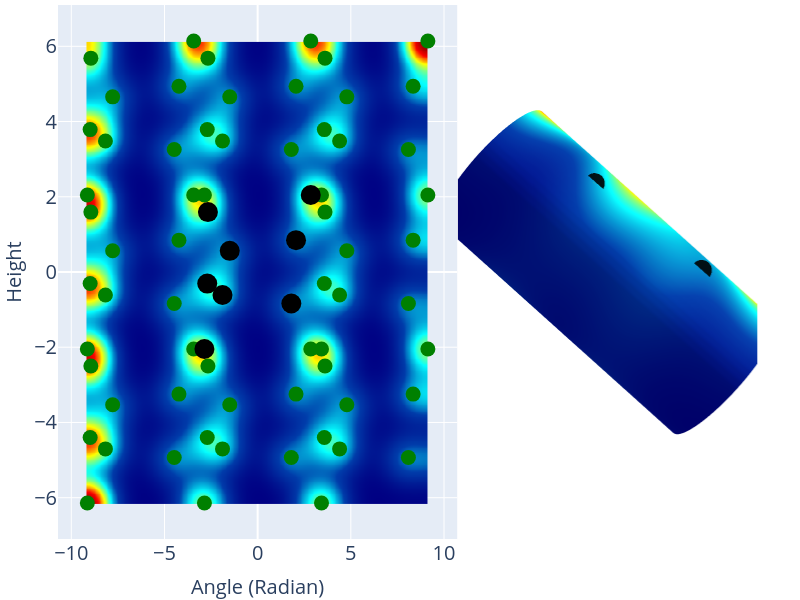

Notebook code cell kept with this figure:
### Markdown cell above
## Cylindrical Heatmap

### Code cell
from plotly.subplots import make_subplots   
intensity_type='heatmap_cyl' 
key = model_name[intensity_type][0] 
inten_mesh3d=mesh3d[f'{intensity_type}_{key}']['mesh']  
inten_name=  mesh3d[f'{intensity_type}_{key}']['name']  
specs=       mesh3d[f'{intensity_type}_{key}']['spec']  
ffsize=20
hb = 1/3  # Ratio for 2D plots
hbb = 1/2  # Ratio for 3D plots

fig = make_subplots(
    rows=1, cols=len(inten_mesh3d  ),
    horizontal_spacing=0.001,   
    specs=[specs ], 
    shared_yaxes=False,
    column_widths=[2, 1.5,0],   #
)
 
num_plots = len(inten_mesh3d)
print('nammmm',num_plots)
 
fig.update_layout(
    xaxis1=dict(
        title=dict(
            text="Angle (Radian)",
            font=dict(size=20)
        ),
        # range=[-3.143, 3.143],
        tickfont=dict(size=20),
        showticklabels=True,
    ),
    yaxis1=dict(
        title=dict(
            text="Height",
            font=dict(size=20),
        ),
        # range=[-5, 5],
        tickfont=dict(size=20),
        showticklabels=True,
    ), 
    xaxis2=dict(
        title=dict(
            text="Iterations 3",
            font=dict(size=20)
        ),
        range=[-3, 3],
        tickfont=dict(size=20)
    ),
    yaxis2=dict(
        title=dict(
            text="Iterations",
            font=dict(size=20)
        ),
        range=[-2, 2],
        tickfont=dict(size=20)
    )
) 
fig.update_layout(
    **{f"scene{i+1}":scne_tall for i in range(2)}
) 
for jj in range(2 ):  
    for col, mesh in enumerate(inten_mesh3d[jj]): 
        
        fig.add_trace(mesh , row=1, col= jj+ 1)  # 
        colorbar_xpos = (col + 0.5) / num_plots   

 
fig.update_layout(margin=dict(l=52, r=42, t=5, b=55),
                #   width=1200,
                #   height=700,
                  width=800,
                  height=600,

    showlegend=False,
                  )  
fig.update_layout(
            scene=dict(
                aspectmode="data"  ,
            )
        ) 

fig.show()

### Figure 1 — Plotly figure (JSON) as saved in the notebook; plotly's stock layout.template omitted (floating-point values rounded to 4 significant figures; data arrays with more than 128 entries replaced by an {"elided": "..."} marker saying what was removed)
{"data": [{"colorscale": [[0, "rgb(0,0,131)"], [0.2, "rgb(0,60,170)"], [0.4, "rgb(5,255,255)"], [0.6, "rgb(255,255,0)"], [0.8, "rgb(250,0,0)"], [1, "rgb(128,0,0)"]], "opacity": 1, "showscale": false, "type": "heatmap", "x": {"elided": "200 float values"}, "xaxis": "x", "y": {"elided": "270 float values"}, "yaxis": "y", "z": {"elided": "270x200 float values"}, "zmax": 0.005922, "zmin": 5.071e-05, "zsmooth": "best"}, {"marker": {"color": "green", "size": 15}, "mode": "markers", "name": "Replicas Points", "type": "scatter", "x": [-2.857, 1.807, -2.668, -1.885, 2.851, -2.705, 2.06, -1.498, -9.14, -4.476, -8.951, -8.168, -3.432, -8.989, -4.223, -7.781, -9.14, -4.476, -8.951, -8.168, -3.432, -8.989, -4.223, -7.781, -9.14, -4.476, -8.951, -8.168, -3.432, -8.989, -4.223, -7.781, -2.857, 1.807, -2.668, -1.885, 2.851, -2.705, 2.06, -1.498, -2.857, 1.807, -2.668, -1.885, 2.851, -2.705, 2.06, -1.498, 3.427, 8.09, 3.615, 4.398, 9.134, 3.578, 8.343, 4.785, 3.427, 8.09, 3.615, 4.398, 9.134, 3.578, 8.343, 4.785, 3.427, 8.09, 3.615, 4.398, 9.134, 3.578, 8.343, 4.785], "xaxis": "x", "y": [-2.046, -0.837, 1.593, -0.6104, 2.046, -0.3074, 0.8469, 0.5632, -6.139, -4.93, -2.5, -4.703, -2.046, -4.4, -3.246, -3.529, -2.046, -0.837, 1.593, -0.6104, 2.046, -0.3074, 0.8469, 0.5632, 2.046, 3.255, 5.685, 3.482, 6.139, 3.785, 4.939, 4.656, -6.139, -4.93, -2.5, -4.703, -2.046, -4.4, -3.246, -3.529, 2.046, 3.255, 5.685, 3.482, 6.139, 3.785, 4.939, 4.656, -6.139, -4.93, -2.5, -4.703, -2.046, -4.4, -3.246, -3.529, -2.046, -0.837, 1.593, -0.6104, 2.046, -0.3074, 0.8469, 0.5632, 2.046, 3.255, 5.685, 3.482, 6.139, 3.785, 4.939, 4.656], "yaxis": "y"}, {"marker": {"color": "black", "size": 20}, "mode": "markers", "name": "Original Points", "type": "scatter", "x": [-2.857, 1.807, -2.668, -1.885, 2.851, -2.705, 2.06, -1.498], "xaxis": "x", "y": [-2.046, -0.837, 1.593, -0.6104, 2.046, -0.3074, 0.8469, 0.5632], "yaxis": "y"}, {"cmax": 0.005922, "cmin": 5.071e-05, "colorscale": [[0, "rgb(0,0,131)"], [0.2, "rgb(0,60,170)"], [0.4, "rgb(5,255,255)"], [0.6, "rgb(255,255,0)"], [0.8, "rgb(250,0,0)"], [1, "rgb(128,0,0)"]], "opacity": 1, "scene": "scene", "showscale": false, "surfacecolor": {"elided": "270x200 float values"}, "type": "surface", "x": {"elided": "91x69 float values"}, "y": {"elided": "91x69 float values"}, "z": {"elided": "91x69 float values"}}, {"marker": {"color": "black", "opacity": 0.9, "size": 12}, "mode": "markers", "name": "spine neck proj.", "scene": "scene", "showlegend": true, "type": "scatter3d", "x": [7.578, 8.11, 6.773, 7.989, 6.795, 7.218, 7.56, 7.928], "y": [4.266, 6.045, 7.032, 5.114, 8.053, 5.531, 7.356, 6.096], "z": [7.433, 7.597, 5.183, 5.847, 5.852, 6.263, 6.683, 5.164]}, {"line": {"color": "yellow", "dash": "dash", "width": 10}, "mode": "lines", "scene": "scene", "showlegend": false, "type": "scatter3d", "x": [8.537, 7.578], "y": [4.547, 4.266], "z": [7.409, 7.433]}, {"line": {"color": "yellow", "dash": "dash", "width": 10}, "mode": "lines", "scene": "scene", "showlegend": false, "type": "scatter3d", "x": [8.236, 8.11], "y": [5.519, 6.045], "z": [6.756, 7.597]}, {"line": {"color": "yellow", "dash": "dash", "width": 10}, "mode": "lines", "scene": "scene", "showlegend": false, "type": "scatter3d", "x": [7.632, 6.773], "y": [7.472, 7.032], "z": [5.443, 5.183]}, {"line": {"color": "yellow", "dash": "dash", "width": 10}, "mode": "lines", "scene": "scene", "showlegend": false, "type": "scatter3d", "x": [8.18, 7.989], "y": [5.701, 5.114], "z": [6.633, 5.847]}, {"line": {"color": "yellow", "dash": "dash", "width": 10}, "mode": "lines", "scene": "scene", "showlegend": false, "type": "scatter3d", "x": [7.519, 6.795], "y": [7.837, 8.053], "z": [5.197, 5.852]}, {"line": {"color": "yellow", "dash": "dash", "width": 10}, "mode": "lines", "scene": "scene", "showlegend": false, "type": "scatter3d", "x": [8.104, 7.218], "y": [5.945, 5.531], "z": [6.469, 6.263]}, {"line": {"color": "yellow", "dash": "dash", "width": 10}, "mode": "lines", "scene": "scene", "showlegend": false, "type": "scatter3d", "x": [7.817, 7.56], "y": [6.873, 7.356], "z": [5.846, 6.683]}, {"line": {"color": "yellow", "dash": "dash", "width": 10}, "mode": "lines", "scene": "scene", "showlegend": false, "type": "scatter3d", "x": [7.888, 7.928], "y": [6.645, 6.096], "z": [5.999, 5.164]}, {"marker": {"color": "black", "opacity": 0.8, "size": 5}, "mode": "markers", "name": "neck org.", "scene": "scene", "showlegend": true, "type": "scatter3d", "x": [8.52, 7.931, 7.319, 7.84, 7.478, 7.636, 7.41, 7.591], "y": [4.542, 5.675, 7.419, 5.539, 7.849, 5.878, 7.147, 6.558], "z": [7.41, 7.115, 5.507, 6.549, 5.235, 6.594, 6.458, 6.005]}, {"marker": {"color": "black", "opacity": 0.99, "size": 5, "symbol": "x"}, "mode": "markers", "name": "neck proj.", "scene": "scene", "showlegend": true, "type": "scatter3d", "x": [8.52, 8.2, 7.465, 8.127, 7.478, 7.946, 7.688, 7.897], "y": [4.542, 5.672, 7.387, 5.537, 7.849, 5.871, 7.115, 6.523], "z": [7.41, 6.999, 5.392, 6.414, 5.235, 6.433, 6.265, 5.813]}, {"marker": {"color": "black", "opacity": 0.99, "size": 5, "symbol": "square"}, "mode": "markers", "name": "neck proj. proj.", "scene": "scene", "showlegend": true, "type": "scatter3d", "x": [8.537, 8.236, 7.632, 8.18, 7.519, 8.104, 7.817, 7.888], "y": [4.547, 5.519, 7.472, 5.701, 7.837, 5.945, 6.873, 6.645], "z": [7.409, 6.756, 5.443, 6.633, 5.197, 6.469, 5.846, 5.999]}, {"marker": {"color": "blue", "opacity": 0.8, "size": 5}, "mode": "markers", "name": "shaft org.", "scene": "scene", "showlegend": true, "type": "scatter3d", "x": [8.535, 7.962, 7.492, 7.899, 7.527, 7.794, 7.542, 7.585], "y": [4.555, 5.54, 7.483, 5.685, 7.811, 5.953, 6.894, 6.668], "z": [7.404, 6.86, 5.571, 6.78, 5.214, 6.63, 6.045, 6.198]}, {"marker": {"color": "blue", "opacity": 0.99, "size": 5, "symbol": "x"}, "mode": "markers", "name": "shaft proj.", "scene": "scene", "showlegend": true, "type": "scatter3d", "x": [8.535, 8.231, 7.638, 8.185, 7.527, 8.104, 7.821, 7.892], "y": [4.555, 5.537, 7.451, 5.684, 7.811, 5.946, 6.862, 6.633], "z": [7.404, 6.744, 5.456, 6.645, 5.214, 6.469, 5.853, 6.007]}, {"line": {"color": "black", "dash": "dash", "width": 5}, "mode": "lines", "scene": "scene", "showlegend": false, "type": "scatter3d", "x": [8.52, 8.52], "y": [4.542, 4.542], "z": [7.41, 7.41]}, {"line": {"color": "black", "dash": "dash", "width": 5}, "mode": "lines", "scene": "scene", "showlegend": false, "type": "scatter3d", "x": [7.931, 8.2], "y": [5.675, 5.672], "z": [7.115, 6.999]}, {"line": {"color": "black", "dash": "dash", "width": 5}, "mode": "lines", "scene": "scene", "showlegend": false, "type": "scatter3d", "x": [7.319, 7.465], "y": [7.419, 7.387], "z": [5.507, 5.392]}, {"line": {"color": "black", "dash": "dash", "width": 5}, "mode": "lines", "scene": "scene", "showlegend": false, "type": "scatter3d", "x": [7.84, 8.127], "y": [5.539, 5.537], "z": [6.549, 6.414]}, {"line": {"color": "black", "dash": "dash", "width": 5}, "mode": "lines", "scene": "scene", "showlegend": false, "type": "scatter3d", "x": [7.478, 7.478], "y": [7.849, 7.849], "z": [5.235, 5.235]}, {"line": {"color": "black", "dash": "dash", "width": 5}, "mode": "lines", "scene": "scene", "showlegend": false, "type": "scatter3d", "x": [7.636, 7.946], "y": [5.878, 5.871], "z": [6.594, 6.433]}, {"line": {"color": "black", "dash": "dash", "width": 5}, "mode": "lines", "scene": "scene", "showlegend": false, "type": "scatter3d", "x": [7.41, 7.688], "y": [7.147, 7.115], "z": [6.458, 6.265]}, {"line": {"color": "black", "dash": "dash", "width": 5}, "mode": "lines", "scene": "scene", "showlegend": false, "type": "scatter3d", "x": [7.591, 7.897], "y": [6.558, 6.523], "z": [6.005, 5.813]}, {"line": {"color": "blue", "dash": "dash", "width": 5}, "mode": "lines", "scene": "scene", "showlegend": false, "type": "scatter3d", "x": [8.535, 8.535], "y": [4.555, 4.555], "z": [7.404, 7.404]}, {"line": {"color": "blue", "dash": "dash", "width": 5}, "mode": "lines", "scene": "scene", "showlegend": false, "type": "scatter3d", "x": [7.962, 8.231], "y": [5.54, 5.537], "z": [6.86, 6.744]}, {"line": {"color": "blue", "dash": "dash", "width": 5}, "mode": "lines", "scene": "scene", "showlegend": false, "type": "scatter3d", "x": [7.492, 7.638], "y": [7.483, 7.451], "z": [5.571, 5.456]}, {"line": {"color": "blue", "dash": "dash", "width": 5}, "mode": "lines", "scene": "scene", "showlegend": false, "type": "scatter3d", "x": [7.899, 8.185], "y": [5.685, 5.684], "z": [6.78, 6.645]}, {"line": {"color": "blue", "dash": "dash", "width": 5}, "mode": "lines", "scene": "scene", "showlegend": false, "type": "scatter3d", "x": [7.527, 7.527], "y": [7.811, 7.811], "z": [5.214, 5.214]}, {"line": {"color": "blue", "dash": "dash", "width": 5}, "mode": "lines", "scene": "scene", "showlegend": false, "type": "scatter3d", "x": [7.794, 8.104], "y": [5.953, 5.946], "z": [6.63, 6.469]}, {"line": {"color": "blue", "dash": "dash", "width": 5}, "mode": "lines", "scene": "scene", "showlegend": false, "type": "scatter3d", "x": [7.542, 7.821], "y": [6.894, 6.862], "z": [6.045, 5.853]}, {"line": {"color": "blue", "dash": "dash", "width": 5}, "mode": "lines", "scene": "scene", "showlegend": false, "type": "scatter3d", "x": [7.585, 7.892], "y": [6.668, 6.633], "z": [6.198, 6.007]}, {"marker": {"color": "purple", "opacity": 0.7, "size": 5}, "mode": "markers", "name": "central axis", "scene": "scene", "showlegend": true, "type": "scatter3d", "x": [8.535, 8.524, 8.514, 8.504, 8.494, 8.484, 8.474, 8.463, 8.453, 8.443, 8.433, 8.423, 8.412, 8.402, 8.392, 8.382, 8.372, 8.362, 8.351, 8.341, 8.331, 8.321, 8.311, 8.3, 8.29, 8.28, 8.27, 8.26, 8.25, 8.239, 8.229, 8.219, 8.209, 8.199, 8.189, 8.178, 8.168, 8.158, 8.148, 8.138, 8.127, 8.117, 8.107, 8.097, 8.087, 8.077, 8.066, 8.056, 8.046, 8.036, 8.026, 8.016, 8.005, 7.995, 7.985, 7.975, 7.965, 7.954, 7.944, 7.934, 7.924, 7.914, 7.904, 7.893, 7.883, 7.873, 7.863, 7.853, 7.842, 7.832, 7.822, 7.812, 7.802, 7.792, 7.781, 7.771, 7.761, 7.751, 7.741, 7.731, 7.72, 7.71, 7.7, 7.69, 7.68, 7.669, 7.659, 7.649, 7.639, 7.629, 7.619, 7.608, 7.598, 7.588, 7.578, 7.568, 7.558, 7.547, 7.537, 7.527], "y": [4.555, 4.588, 4.62, 4.653, 4.686, 4.719, 4.752, 4.785, 4.818, 4.851, 4.884, 4.917, 4.949, 4.982, 5.015, 5.048, 5.081, 5.114, 5.147, 5.18, 5.213, 5.245, 5.278, 5.311, 5.344, 5.377, 5.41, 5.443, 5.476, 5.509, 5.542, 5.574, 5.607, 5.64, 5.673, 5.706, 5.739, 5.772, 5.805, 5.838, 5.871, 5.903, 5.936, 5.969, 6.002, 6.035, 6.068, 6.101, 6.134, 6.167, 6.199, 6.232, 6.265, 6.298, 6.331, 6.364, 6.397, 6.43, 6.463, 6.496, 6.528, 6.561, 6.594, 6.627, 6.66, 6.693, 6.726, 6.759, 6.792, 6.825, 6.857, 6.89, 6.923, 6.956, 6.989, 7.022, 7.055, 7.088, 7.121, 7.153, 7.186, 7.219, 7.252, 7.285, 7.318, 7.351, 7.384, 7.417, 7.45, 7.482, 7.515, 7.548, 7.581, 7.614, 7.647, 7.68, 7.713, 7.746, 7.779, 7.811], "z": [7.404, 7.382, 7.36, 7.338, 7.316, 7.294, 7.271, 7.249, 7.227, 7.205, 7.183, 7.161, 7.139, 7.117, 7.094, 7.072, 7.05, 7.028, 7.006, 6.984, 6.962, 6.94, 6.918, 6.895, 6.873, 6.851, 6.829, 6.807, 6.785, 6.763, 6.741, 6.718, 6.696, 6.674, 6.652, 6.63, 6.608, 6.586, 6.564, 6.542, 6.519, 6.497, 6.475, 6.453, 6.431, 6.409, 6.387, 6.365, 6.342, 6.32, 6.298, 6.276, 6.254, 6.232, 6.21, 6.188, 6.166, 6.143, 6.121, 6.099, 6.077, 6.055, 6.033, 6.011, 5.989, 5.966, 5.944, 5.922, 5.9, 5.878, 5.856, 5.834, 5.812, 5.789, 5.767, 5.745, 5.723, 5.701, 5.679, 5.657, 5.635, 5.613, 5.59, 5.568, 5.546, 5.524, 5.502, 5.48, 5.458, 5.436, 5.413, 5.391, 5.369, 5.347, 5.325, 5.303, 5.281, 5.259, 5.237, 5.214]}], "layout": {"height": 600, "margin": {"b": 55, "l": 52, "r": 42, "t": 5}, "scene": {"aspectmode": "data", "bgcolor": "white", "domain": {"x": [0.5713, 0.999], "y": [0, 1]}, "xaxis": {"backgroundcolor": "white", "showgrid": false, "showline": false, "showticklabels": false, "title": {"font": {"size": 20}, "text": " "}, "zeroline": false}, "yaxis": {"backgroundcolor": "white", "showgrid": false, "showline": false, "showticklabels": false, "title": {"font": {"size": 20}, "text": " "}, "zeroline": false}, "zaxis": {"backgroundcolor": "white", "showgrid": false, "showline": false, "showticklabels": false, "title": {"font": {"size": 20}, "text": " "}, "zeroline": false}}, "scene2": {"bgcolor": "white", "domain": {"x": [1, 1], "y": [0, 1]}, "xaxis": {"backgroundcolor": "white", "showgrid": false, "showline": false, "showticklabels": false, "title": {"font": {"size": 20}, "text": " "}, "zeroline": false}, "yaxis": {"backgroundcolor": "white", "showgrid": false, "showline": false, "showticklabels": false, "title": {"font": {"size": 20}, "text": " "}, "zeroline": false}, "zaxis": {"backgroundcolor": "white", "showgrid": false, "showline": false, "showticklabels": false, "title": {"font": {"size": 20}, "text": " "}, "zeroline": false}}, "showlegend": false, "width": 800, "xaxis": {"anchor": "y", "domain": [0, 0.5703], "showticklabels": true, "tickfont": {"size": 20}, "title": {"font": {"size": 20}, "text": "Angle (Radian)"}}, "xaxis2": {"range": [-3, 3], "tickfont": {"size": 20}, "title": {"font": {"size": 20}, "text": "Iterations 3"}}, "yaxis": {"anchor": "x", "domain": [0, 1], "showticklabels": true, "tickfont": {"size": 20}, "title": {"font": {"size": 20}, "text": "Height"}}, "yaxis2": {"range": [-2, 2], "tickfont": {"size": 20}, "title": {"font": {"size": 20}, "text": "Iterations"}}}}
